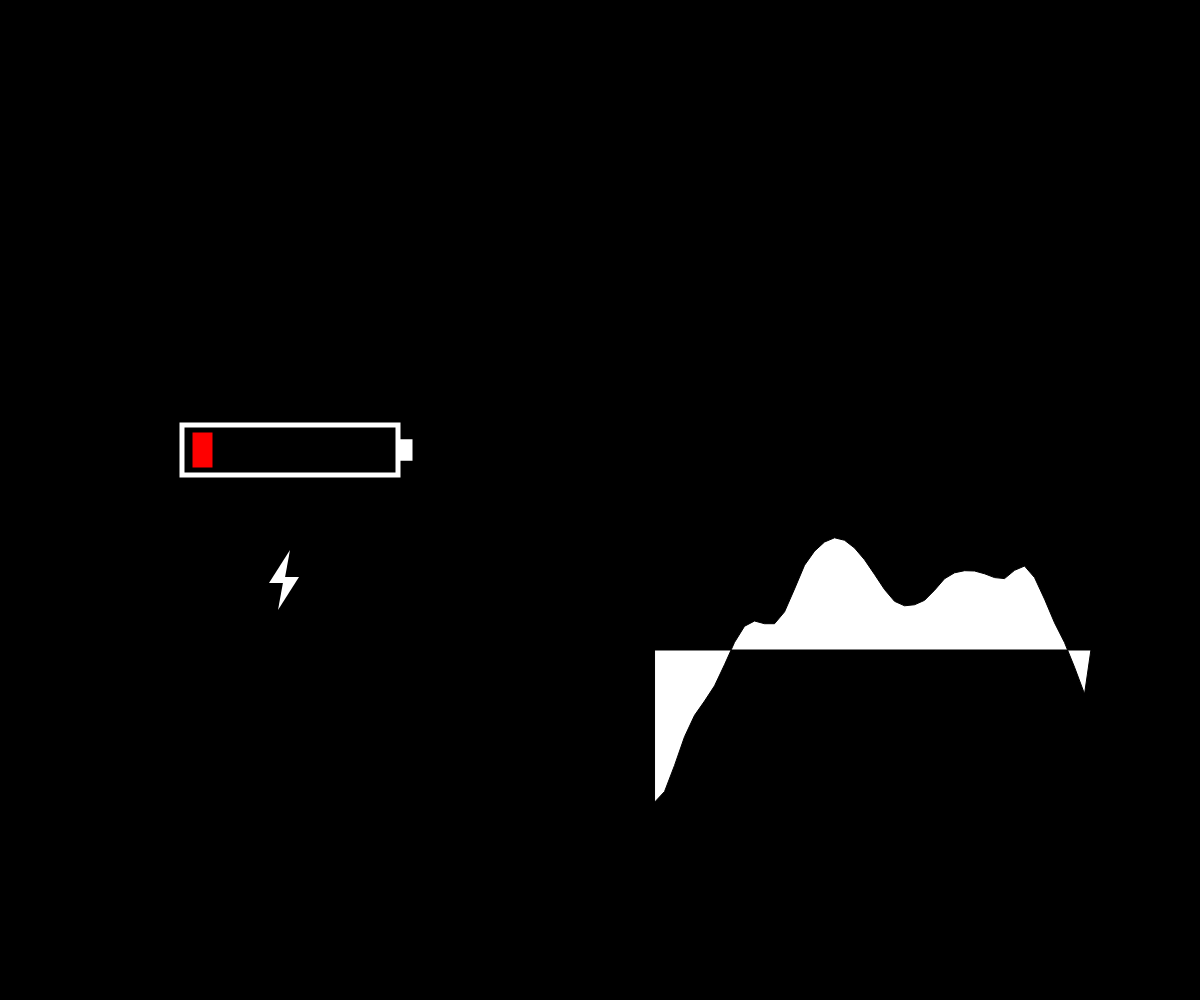
Frame 1 (no input)
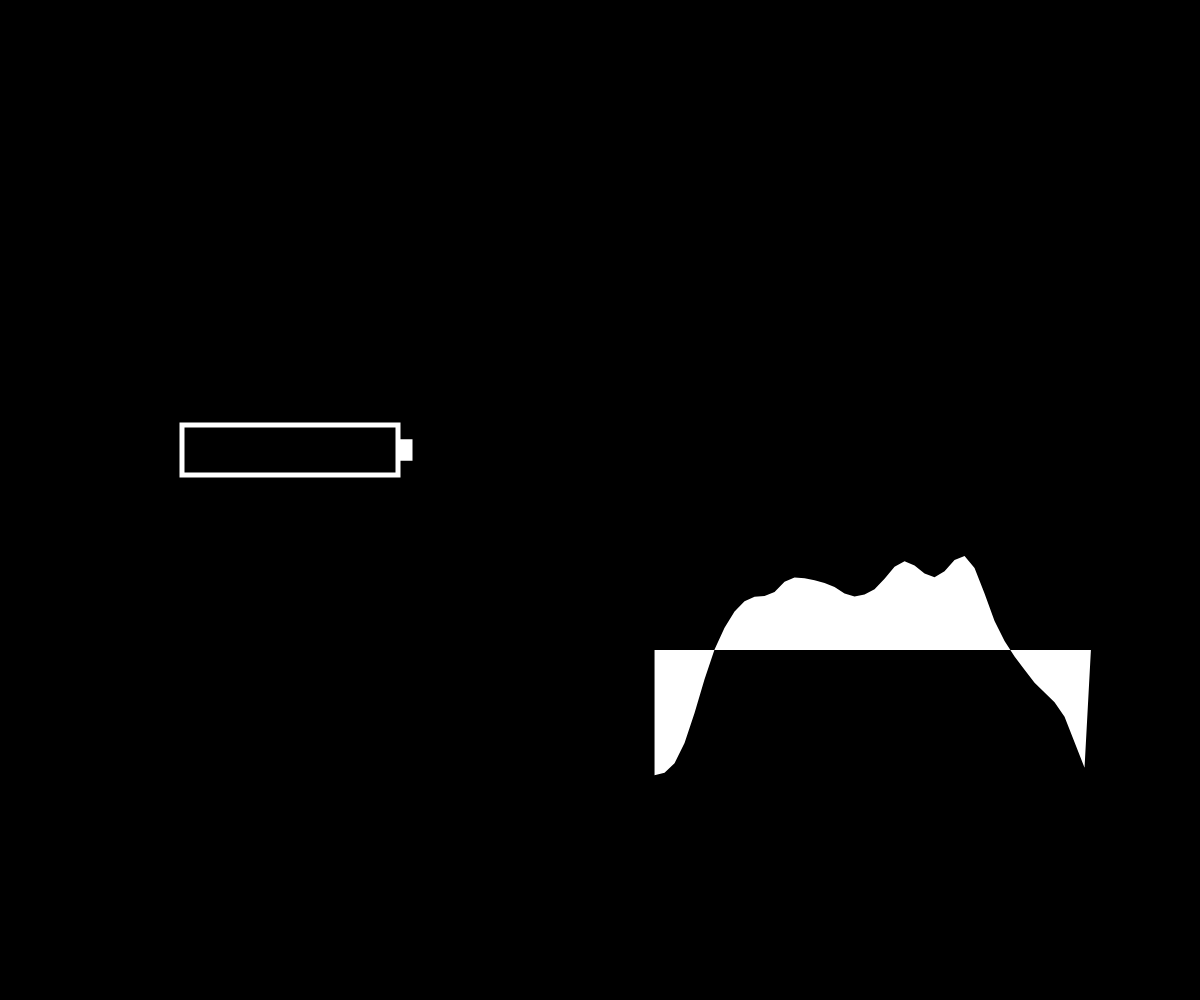
Frame 60 (no input)
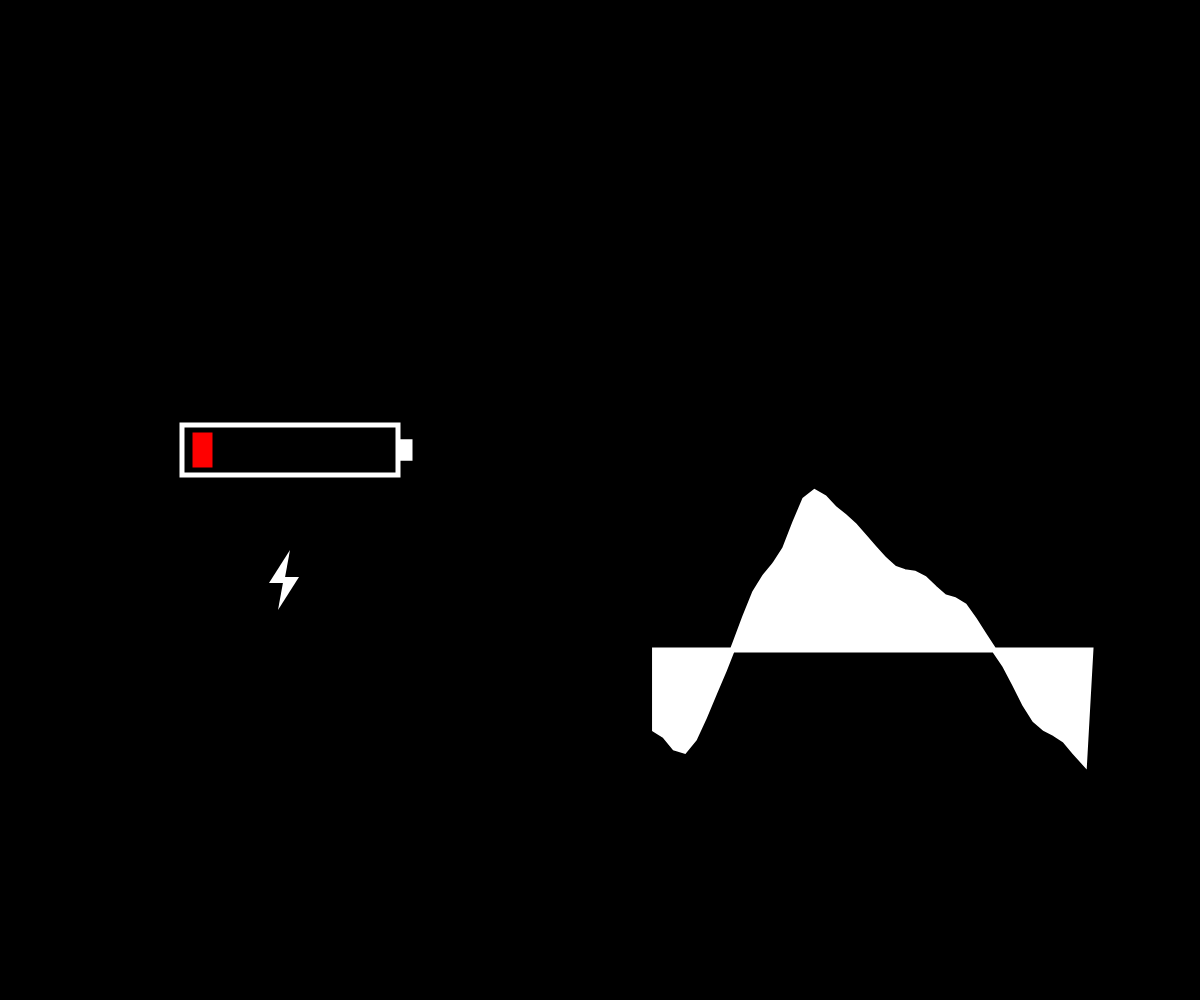
Frame 120 (the mouse pressed at the canvas centre since frame 60)

The p5.js sketch that drew these frames (run headless with seeded random() and noise() and a simulated clock; from frame 60 on, the mouse is pressed at the canvas centre):

// p5.js sketch
// ── sketch.js
let charge;
let numCharge;
let noiseWave;
let eyeCount;
let med;
let deepBlue;
let bgdMed;
let heart;
let hOption;

let finalBGD;
let amt;

function setup() {
  
  createCanvas(windowWidth, windowHeight);
   background(0);
  charge = new battery();
  numCharge= 1;
  noiseWave = new waving();
  eyeCount=0;
  bgdMed = color(150);//242,225,216);//191,52,42);//158,21,14);
  med = new Medication(width/2,200);

  deepBlue = color(30,35,64);
  heart = new HeartRate();

finalBGD = color(220);
  amt=0;
}

function draw() {
 
  
  if(millis()/1000<5.8){
     background(0);
    noiseWave.display();
    charge.display();
    charge.blinking();
    if (frameCount%120<60){
      charge.lightning();
    }
  }
    
  else if(millis()/1000<16){
     background(0);
    noiseWave.variation();
    noiseWave.display();
    charge.lightning();
    charge.display();
    charge.charging();
    if (numCharge<8){
      if (frameCount%80<1){
      numCharge+=1;
      }
  }
}
  else if (millis()/1000<18){
     background(0);
    noiseWave.variation();
    noiseWave.display();
    charge.display();
    charge.charging();
  }


  else if(millis()/1000<20){
    background(0);
    for (let i=0; i<eyeCount; i+=30){
      eye(random(0,width),random(0,height),random(300,10),30);
    }
  }
  
  else if(millis()/1000<22){
    background(0);
    if(frameCount%60<30){
    for (let i=0; i<eyeCount; i+=30){
      eye(random(0,width),random(0,height),random(300,10),30);
    }
    }
  }
  
  else if(millis()/1000<24){
    background(0);
    if(frameCount%30<15){
    for (let i=0; i<eyeCount; i+=30){
      eye(random(0,width),random(0,height),random(300,10),30);
    }
    }
  }
  else if(millis()/1000<26){
    background(0);
    if(frameCount%15<8){
    for (let i=0; i<eyeCount; i+=30){
      eye(random(0,width),random(0,height),random(300,10),30);
    }
    }
  }
  else if(millis()/1000<27){
    background(0);
  }
  
  

  else if(millis()/1000<27+1.5){
    background(100,0,0);
    translate(random(-15,15),random(-15,15)); // //eyes are shaking
    for(let i=0; i<width; i+=200){
      for(let j=0; j<height; j+=160){ 
        eye(i,j,120,30);
      }
    }
  }
  else if(millis()/1000<27+3){
    background(100,0,0);
    translate(random(-5,5),random(-5,5)); // //eyes are shaking
    for(let i=0; i<width; i+=200){
      for(let j=0; j<height; j+=160){ 
        eye(i,j,90,30);
           }
        }
    
  }
  
  else if(millis()/1000<27+4.5){
    background(100,0,0);
    translate(random(-2.5,2.5),random(-2.5,2.5)); // //eyes are shaking
    for(let i=0; i<width; i+=200){
      for(let j=0; j<height; j+=160){ 
        eye(i,j,60,30);
           }
        }
    
  }
  else if(millis()/1000<27+6){
    background(100,0,0);
    translate(random(-1.25,1.25),random(-1.25,1.25)); // //eyes are shaking
    for(let i=0; i<width; i+=200){
      for(let j=0; j<height; j+=160){ 
        eye(i,j,30,30);
           }
        }
    
  }
  else if(millis()/1000<27+7.5){
    background(100,0,0);
    translate(random(-0.625,0.625),random(-0.625,0.625)); // //eyes are shaking
    for(let i=0; i<width; i+=200){
      for(let j=0; j<height; j+=160){ 
        eye(i,j,10,30);
           }
        }
    
  }
  
  else if (millis()/1000<27+10){
    background(100,0,0);
  }


   else if(millis()/1000<37+5.5){
    background(bgdMed);
   med.rotation();
   med.needle();
    med.skinUnchanging();
   med.skinDisplay();
  }
  else if(millis()/1000<37+9){
    background(bgdMed);
    med.moving();
    med.needle();
    med.skinUnchanging();
    med.skinMove();
    med.skinDisplay();
  }
 else if(millis()/1000<37+10){
    background(bgdMed);
    med.needle();
    med.skinUnchanging();
    med.skinDisplay();
  }
  else if(millis()/1000<37+13.5){//<15){
    background(bgdMed);
    med.boost();
    med.needle();
    med.skinChanging();
    med.skinDisplay();
  }

  else if(millis()/1000<50.5+1){
    background(220);
  }

 else if(millis()/1000<50.5+5){
  
    hOption =1;
    if(frameCount%6==0){
      heart.chaos();
      heart.display();
    }
  }
  else if(millis()/1000<50.5+9){
    hOption =2;
    if(frameCount%6==0){
      heart.chaos();
      heart.display();
      heart.fading();
      heart.fdisplay();
    }
  }
  else if(millis()/1000<50.5+13){
    hOption =3;
    if(frameCount%6==0){
      heart.chaos();
      heart.display();
      heart.fading();
      heart.fdisplay();
    }
  }else if(millis()/1000<50.5+13.2){
    
    heart.straight1();
    heart.display();
  }
  else if(millis()/1000<50.5+21){
    if(frameCount%3==0){
    heart.straighten();
    heart.display();
  }
  if (frameCount%6==0){
    heart.fading();
    heart.fdisplay();
    }
  }


  else if(millis()/1000<71.5+220*2/60){
   heart.hbDisplay(1);
  heart.heartbeat();
  }
  else if(millis()/1000<71.5+220*3/60){
    heart.hbDisplay(2);
  heart.heartbeat();
  }
  else if(millis()/1000<71.5+220*4/60){
    heart.hbDisplay(4);
  heart.heartbeat();
  }
  else if(millis()/1000<71.5+220*5/60-0.3){
    heart.hbDisplay(12);
  heart.heartbeat();
  }
  else if(millis()/1000<71.5+220*6.8/60){
    noFill();
    stroke(0);
    strokeWeight(1);
    line(0,height/2,width,height/2);
  heart.heartbeat();
  }
  else if(millis()/1000>97){
  if(amt<1){
      amt+=0.003;
    }
    finalBGD = lerpColor(color(220,30), color(180,243,200,50),amt);
    background(finalBGD);
  }
  
 

    

  if(eyeCount<1000){
    eyeCount+=1;
  }

    // print(millis()/1000);
}
// ── HeartRate.js
class HeartRate{
  
  constructor(){
    this.x1 = 0;
    this.x2 = 0;
    this.y1 = 0;
    this.y2 = 0;
    this.xholder = 0;
    this.yholder = 0;
    this.xspeed = 2;
    this.yspeed = 1;
    this.yacceleration = 1;
    //this.count = 0;
    this.num = 0;
    
    this.hy = height/2;
    this.hbCover = 0;
    
    this.fsize=createVector(width,height);
    this.fx = -this.fsize.x;
    this.fy = 0;
    this.fspeed = width/180;
    
  }
  
  display(){
    strokeWeight(1);
    stroke(0);
    
    line(this.x1,this.y1,this.x2,this.y2);
  }
  
  chaos(){
    this.x1 = this.xholder;
    this.y1 = this.yholder;
    if (hOption==1){
    this.x2 = random(0,width/4);
    this.y2 = random(0,height);
    }
    else if(hOption ==2){
      this.x2 = random(width/4,width/2);
      this.y2 = random(height/4,height/4*3);
    }
    
    else if(hOption==3){
      this.x2 = random(width/2, width/4*3);
      this.y2 = random(height/8*3,height/8*5);
    }
    this.xholder = this.x2;
    this.yholder = this.y2;
  }
  
  straight1(){
    this.x2 = width/4*3;
    this.y2 = height/2;
    this.xholder = this.x2;
    this.yholder = this.y2;
  }
  
  straighten(){
    this.x1 = this.xholder;
    this.y1 = this.yholder;
    this.x2 += this.xspeed;
    this.xholder = this.x2;
    this.yholder = this.y2;
  }
  
  hbDisplay(hbSize){
    let xi = width/3;
    let xvar = width/9;
    let yvar1 = height/(2.5*hbSize);
    let yvar2 = height/(4*hbSize);
    let yvar3 = height/(8*hbSize);
   
    noFill();
    stroke(0);
    strokeWeight(1);
    for(let i=0; i <3;i+=1){
    line(xi*i,this.hy,xi*i+xvar,this.hy);
    line(xi*i+xvar,this.hy,xi*i+xvar+xvar/4,this.hy- yvar1 );
    line(xi*i+xvar+xvar/4,this.hy-yvar1,xi*i+xvar+xvar/4*2, this.hy+yvar2);
    line(xi*i+xvar+xvar/4*2, this.hy+yvar2,xi*i+xvar+xvar/4*3,this.hy-yvar3);
    line(xi*i+xvar+xvar/4*3,this.hy-yvar3,xi*i+xvar+xvar/4*4,this.hy);
    line(xi*i+xvar+xvar/4*4,this.hy,xi*(i+1),this.hy);
    }
    }
  heartbeat(){ //display the heartbeat by erasing the cover; the hearbeat pattern is under the cover function named heartbeat
    noStroke();
    fill(220);
  rect(this.hbCover, 0, width, height);
  this.hbCover = this.hbCover + width/200;
  
  if(this.hbCover>=width+width/15){
    print(frameCount);
  this.hbCover = 0;
  }
  }
    
    fdisplay(){
      rectMode(CORNER);
      noStroke();
      fill(220,30);
      rect(this.fx,this.fy, this.fsize.x, this.fsize.y);
      rect(this.fx- width/10,this.fy, this.fsize.x, this.fsize.y);
      rect(this.fx-width/5 ,this.fy, this.fsize.x, this.fsize.y);
    }
  
  fading(){
    this.fx +=this.fspeed;
  }
  }
  
  
  
  

// ── Medication.js
class Medication{
  constructor(x_,y_){
    this.xypo = createVector(x_,y_)
    this.position = createVector(x_, y_);
    this.liquid = color(75,191,191); //color(255,90,89); //color(4,217,196);
    this.angle = 0.0;
    this.sizePlug = createVector(25,110);
    this.sizeLiquid = createVector(25,90);
    this.changeLiquid = createVector(0,-0.6);
    // this.changePlug = createVector(0,-0.06);
    this.changePosition = createVector(0.463,0.463*tan(radians(130-90)));
    this.move = createVector(1,1/720*height);
    this.amt = 0;
    this.skinY = height;
    this.skinYmo = 1.3/720*height;
    
    //darker than 31,24,192
    this.kleinBlue =  color(19,19,158);//31,24,192);//color(81,150,166);//grayishBlue 
    this.skin = color(0,0,0);
    this.bgd = bgdMed;
    this.to = color(242,225,216);
  }
  
  needle(){
    rectMode(CORNER);
    let r =radians(this.angle);
    //the static body
    push();
    scale(1);
    translate(this.xypo.x,this.xypo.y);
    rotate(r);
     noStroke();
    fill(this.liquid);
    rect(-7.5,70,this.sizeLiquid.x,this.sizeLiquid.y);
    stroke(0);
    strokeWeight(3);
    noFill();
    line(0,0,0,50); //needle
    rect(-2.5,50,5,20); //the rect under needle
    rect(-7.5,70,25,100); // the cylinder
    
    pop();
    
    //the changing part
    push();
    translate(this.position.x, this.position.y);
    rotate(r);
    fill(0);
    rect(-7.5,+160,25,10); // the rubber plug
    noFill();
    stroke(0);
    strokeWeight(3);
   rect(-7.5,+180,this.sizePlug.x,this.sizePlug.y);//the body of the plug
    rect(-10,+180+this.sizePlug.y, 5+this.sizePlug.x, 10); //the bottom of the plug
    
    pop();
    
    //scales on the cylinder
    push();
    translate(this.xypo.x,this.xypo.y);
    rotate(r);
    stroke(0);
    strokeWeight(3);
    for(let i=1; i<7; i+=1){
    line(-7.5,+70+100/7*i,-2.5,+70+100/7*i);
    }
    fill(bgdMed);
    rect(-22.5,+170,55,10);//the bottom of the cylinder
    pop();
  }
  
  rotation(){
    if (this.angle<130){
     this.angle+=0.5;
     }
  }
  
  moving(){
        //rotate(radians(this.angle));
        this.xypo.add(this.move);
        this.position.add(this.move);
  }
    
  boost(){
    if(this.sizeLiquid.y>0){
    this.sizeLiquid.add(this.changeLiquid);
      this.sizePlug.add(this.changePlug);
      this.position.add(this.changePosition);
      
    }
  }
  
  skinDisplay(){
    rectMode(CORNER);
    noStroke();
    fill(this.skin);
    rect(0,this.skinY,width,height*1.5/3);
  }
  
  skinMove(){
    
    if(this.skinY>height*1.5/3){
    this.skinY -= this.skinYmo;
    }
  }
  
  skinUnchanging(){
    this.skin = this.kleinBlue;
  }
  
  skinChanging(){
    if(this.amt<1){
      this.amt+=0.006;
    }
    bgdMed = lerpColor(this.bgd, this.to,this.amt)
    this.skin = lerpColor(this.kleinBlue, this.liquid, this.amt);
    
  }
    
  
  
  
}
// ── battery.js
class battery{
	
	constructor(){

      this.x = width/4-10;
      this.y = height/2-50;

	}

	display(){
		rectMode(CENTER);
		stroke(255);
		strokeWeight(5);
		noFill();
		rect(this.x, this.y, 216,50);
		fill(255);
		rect(this.x+108+8,this.y,8,50/3);
	}

	blinking(){
		if (frameCount%120<60){
		fill(255,0,0);
		noStroke();
		rect(this.x-100+12.5,this.y, 20,35);
		}
	}
  
    charging(){
      fill(0,255,0);
      noStroke();
      for (let i=0; i<numCharge; i+=1){
        // if (frameCount%120<60){
    	rect(this.x-100+12.5+i*25,this.y, 20,35);
          // }
      }
    }
    lightning(){
    
       push();
        translate(this.x,this.y+100);
        scale(0.6);
        fill(255);
        noStroke();
        beginShape(TRIANGLES);
        vertex(0,0);
        vertex(-10,55);
        vertex(-35,55);
        vertex(-20,100);
        vertex(-10,45);
        vertex(15,45);
        endShape();

        pop();
      }
	
}

// ── eye.js
function eye(x,y,m,a){
    
    this.c1 = color(41,92,150); //color(53,83,214);
    this.c2 = color(20,45,74);
    this.c3 = color(255);
    this.position = createVector(0,0);
  //draw the eye
    
    this.position = createVector(x,y);
    let n = m*3/5;
    
    push();
    translate(this.position.x,this.position.y);
    rotate(radians(a));
    
    fill(this.c1);
   stroke(this.c3);
   strokeWeight(m/50);
    beginShape();
    vertex(0,0);
    bezierVertex(m/3, -n/2-n/5, 2*(m/3), -n/2-n/5, 3*(m/3), 0); // lid
  bezierVertex( 2*(m/3),n/2+n/8,m/3 , n/2+n/8, 0, 0);
    endShape();
    
    fill(this.c3);
     noStroke();
    beginShape();
    vertex(0,0);
      bezierVertex(m/3, -n/2, 2*(m/3), -n/2, 3*(m/3), 0); //white part of the eye
  bezierVertex( 2*(m/3),n/2,m/3 , n/2, 0, 0);
  endShape();

  //eyeball
  ellipseMode(CENTER);
  fill(this.c2);
  ellipse(3*(m/3)/2,- n/32, n/1.5,n/1.5);
  fill(this.c3);
  ellipse(3*(m/3)/2, -n/32,n/2,n/2);
  fill(this.c2);
  ellipse(3*(m/3)/2, -n/32, n/2.5,n/2.5);

    pop();
  

}
// ── waving.js
class waving{

	constructor(){
		this.yoff = 0.0;// 2nd dimension of perlin noise
		this.xnoiseMin = width*6/11;
		this.xnoiseMax = width*10/11;
		this.ynoiseMin = height/2-200;
		this.ynoiseMax = height/2+150;
		this.ymap = this.ynoiseMax+400;
	}

  	display(){
  		//refering to the noise wave example
  		//https://p5js.org/examples/math-noise-wave.html
		fill(255);

		// I'm drawing a polygon out of the wave points
		beginShape();

		let xoff = 0; // first dimension of perlin noise

		for (let x = this.xnoiseMin; x <= this.xnoiseMax; x += 10) { //make the shape iterate horizontally over the width of the canvas
		    // Calculate a y value according to noise, map to
			let perlinNoise = noise(xoff,this.yoff); //set the noise values

		    let y = map(perlinNoise, 0, 1, this.ynoiseMin, this.ymap); //decalre a y value, calculate its value by mapping the noise value to the limit(on the y-axis) of the wave, it also determines the position of the wave

		    vertex(x, y); //set the vertex of the wave
		    
		    xoff += 0.04;// Increment x dimension for noise
		  }
		  
		this.yoff += 0.005;// increment y dimension for noise
		vertex(this.xnoiseMax, this.ynoiseMax);//make the shape fill the right corner of the canvas
		vertex(this.xnoiseMin, this.ynoiseMax);//make the shape fill the left corner of the canvas
		endShape(CLOSE); //make it a closed shape
	}

	variation(){
		if(this.ymap>this.ynoiseMin){
		if(frameCount%2==0){
		this.ymap -=2.4;
		}
		}
	}
	
}
